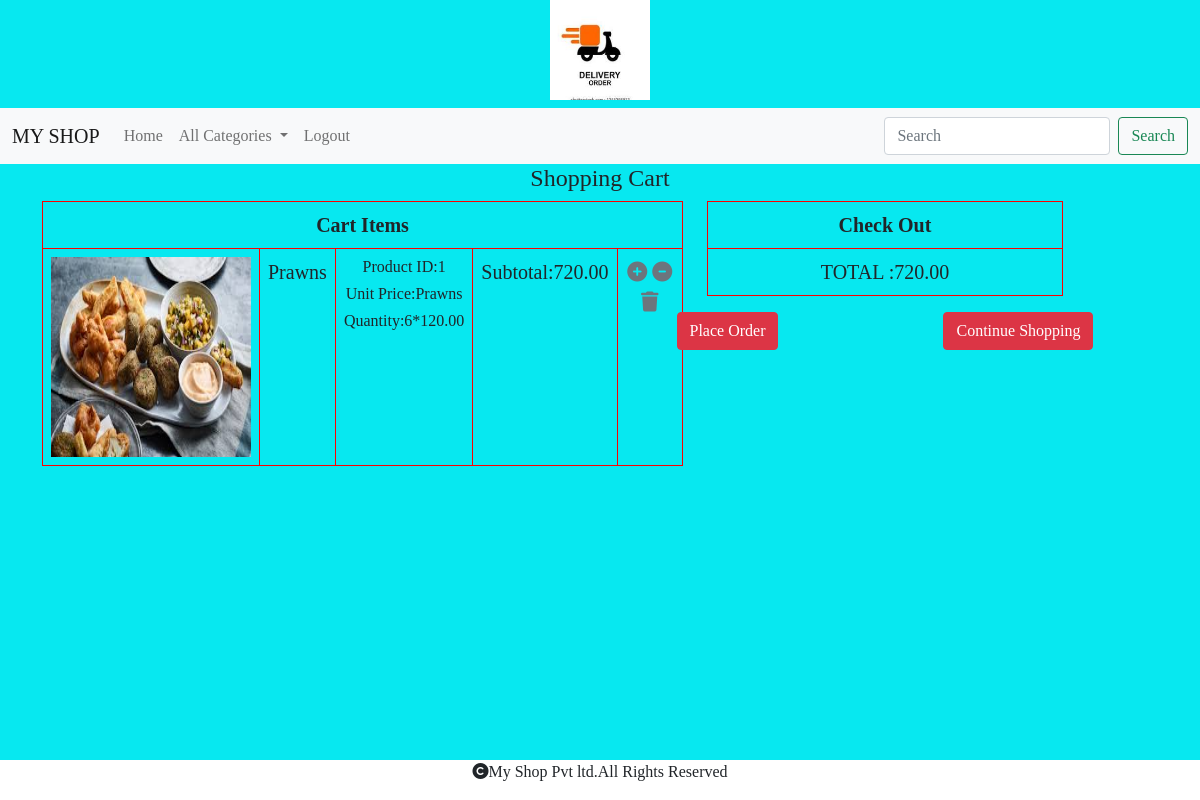
The app's page /cart/cartview (signed in) with its own data.
### cart/models.py (models this page shows, shortened)
class Cart(models.Model):
    product=models.ForeignKey(Product,on_delete=models.CASCADE)
    user=models.ForeignKey(User,on_delete=models.CASCADE)
    quantity=models.IntegerField()
    date_added=models.DateTimeField(auto_now_add=True)
    def subtotal(self):
        return self.quantity*self.product.price

### shop/models.py (models this page shows)
class Product(models.Model):
    name=models.CharField(max_length=20)
    desc=models.TextField()
    image=models.ImageField(upload_to="product",null=True,blank=True)
    price=models.DecimalField(max_digits=10,decimal_places=2)
    stock=models.IntegerField()
    available=models.BooleanField(default=True)
    category=models.ForeignKey(Category,on_delete=models.CASCADE)
    created=models.DateTimeField(auto_now_add=True)
    updated=models.DateTimeField(auto_now_add=True)
    def __str__(self):
        return self.name

### cart/views.py (the view)
# urls.py: path('cartview',views.cartview,name="cartview"),
@login_required
def cartview(request):
    total=0
    u=request.user
    try:
        cart=Cart.objects.filter(user=u)
        for i in cart:
                total+=i.quantity*i.product.price
    except:
        pass
    return render(request,'cartview.html',{'c':cart,'total':total})

### cart/context_processors.py (called while the page is built)
def total_count(request):
    item_count=0
    u=request.user
    try:
        cart=Cart.objects.filter(user=u)
        for i in cart:
            item_count+=i.quantity
    except:
        item_count=0
    return {'count':item_count}

### shop/context_processors.py (called while the page is built)
def menu_links(request):
    c=Category.objects.all()
    return {'links':c}

### templates/cartview.html
{% extends 'base.html' %}
{% load static %}
{% block content %}
<div class="container">
    <div class="row fs-5 text-center">
        <h4 class="text-center">Shopping Cart</h4>
        <div class="col-7"><table class="table table-bordered">
            <tr><th colspan="5">Cart Items</th></tr>
              {% for i in c  %}
              <tr><td>
                        <img src="{{i.product.image.url}}" height="200px" width="200px">
              </td>
                  <td>{{i.product.name}}</td>
                  <td><h6>Product ID:{{i.product.id}}</h6>
                      <h6>Unit Price:{{i.product}}</h6>
                      <h6>Quantity:{{i.quantity}}*{{i.product.price}}</h6>
                  </td>
                  <td>Subtotal:{{i.subtotal}}</td>
                  {% if i.product.stock > 0 %}
                  <td><a href="{% url 'cart:addtocart' i.product.name %}"><i class="fa-solid fa-circle-plus text-secondary fs-5"></i></a>
                  <a href="{% url 'cart:cart_remove' i.product.name %}"><i class="fa-solid fa-circle-minus text-secondary fs-5"></i></a>
                  <a href="{% url 'cart:full_remove' i.product.name %}"><i class="fa-solid fa-trash text-secondary fs-5"></i></a>
                  {% else %}
                  <a href="{% url 'cart:cart_remove' i.product.name %}"><i class="fa-solid fa-circle-minus text-secondary fs-5"></i></a>
                  <a href="{% url 'cart:full_remove' i.product.name %}"><i class="fa-solid fa-trash text-secondary fs-5"></i></a></td>
                       {% endif %}
              </tr>
              {% endfor %}
        </table></div>
        <div class="col-4"><table class="table table-bordered">
            <tr><th colspan="5">Check Out</th></tr>
            <tr><td>TOTAL :{{total}} </td></tr>
        </table>
            <a href="{% url 'cart:orderform' %}" class="btn btn-danger" style="position:relative; right:80px">Place Order</a>
            <a href="{% url 'shop:allcat' %}" class="btn btn-danger" style="position:relative; left:80px">Continue Shopping </a>
        </div>
    </div>
</div>
{% endblock %}

### static/style.css (style rules this page uses)
body { background-color:#07e8f0; font-family:"Zilla Slab" , serif; font-weight: 300; font-style:normal; }
.table { border-color:red; border-width:3px; }

### records on screen
Cart: product.image (picture), product.name "Prawns", product.id "1", product "Prawns", quantity "6", product.price "120.00", subtotal "720.00"

### other values on screen
{{ total }} "720.00"
